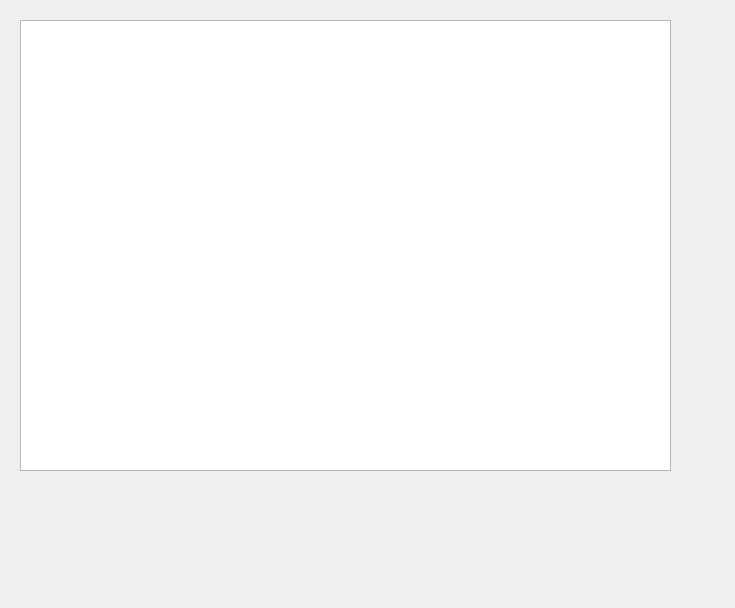
<?xml version="1.0" encoding="UTF-8"?>
<ui version="4.0">
 <class>SessionForm</class>
 <widget class="QWidget" name="SessionForm">
  <property name="geometry">
   <rect>
    <x>0</x>
    <y>0</y>
    <width>735</width>
    <height>608</height>
   </rect>
  </property>
  <property name="windowTitle">
   <string>Form</string>
  </property>
  <widget class="QTableView" name="tableSessions">
   <property name="geometry">
    <rect>
     <x>20</x>
     <y>20</y>
     <width>651</width>
     <height>451</height>
    </rect>
   </property>
  </widget>
 </widget>
 <resources/>
 <connections/>
</ui>
